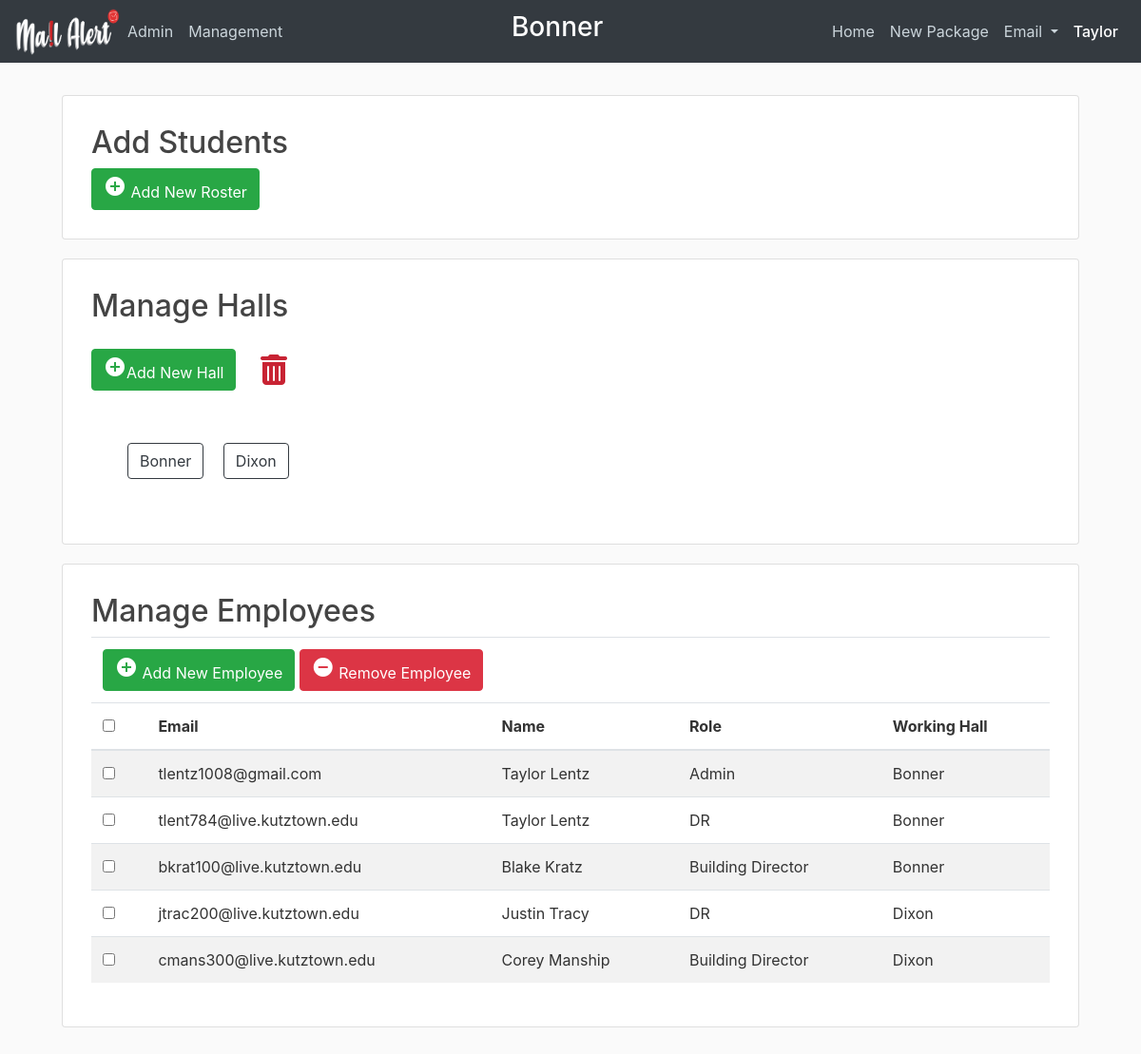
Before: /management (signed in) with the older database file.
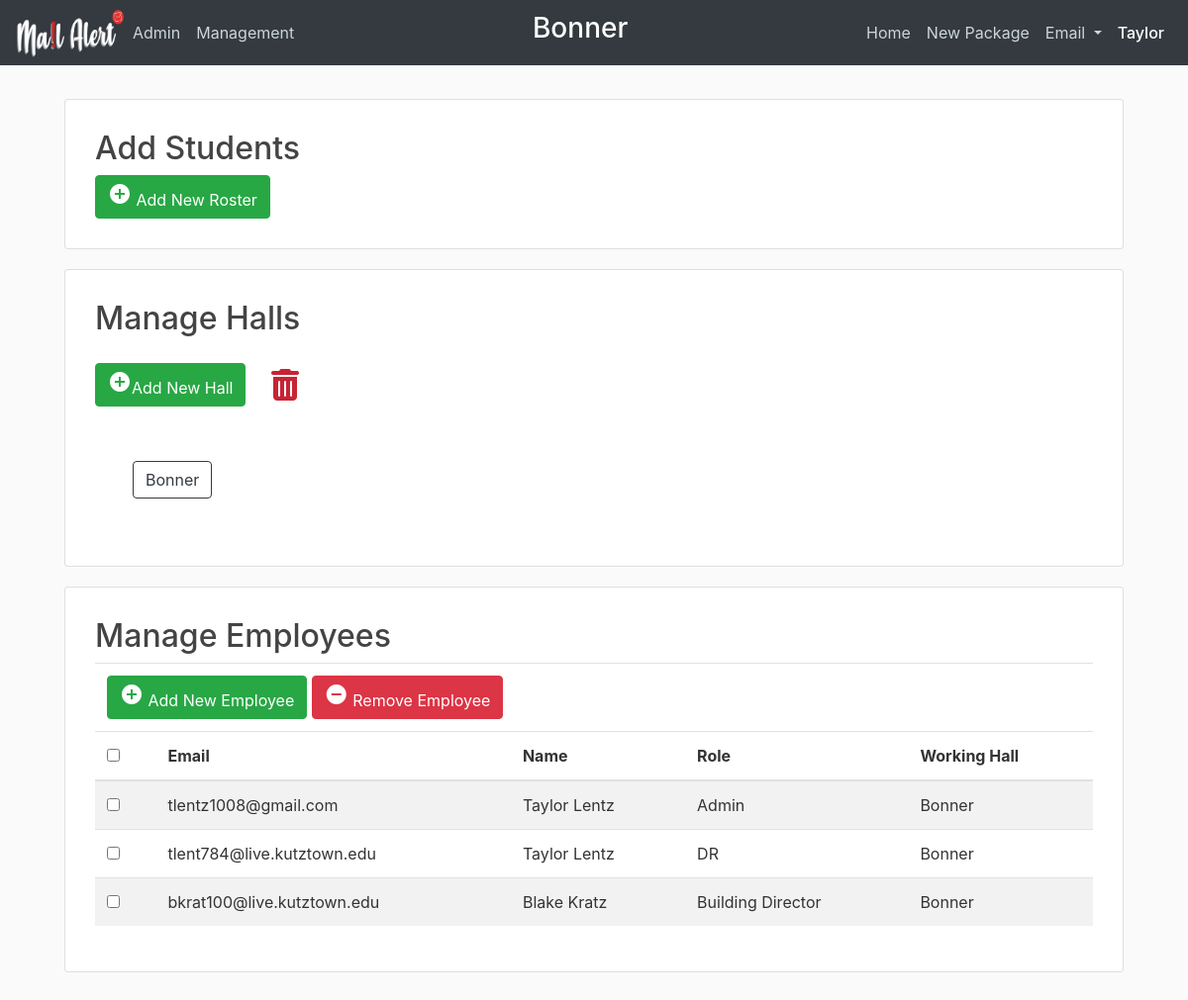
After: the same page with the newer database file.
### mailalert/models.py (models this page shows, shortened)
class Hall(db.Model):
    id = db.Column(db.Integer, primary_key=True)
    name = db.Column(db.String(100), unique=True, nullable=False)
    students = db.relationship('Student', backref='hall')
    employees = db.relationship('Employee', backref='hall')
    packages = db.relationship('Package', backref='hall')

class Employee(db.Model, UserMixin):
    id = db.Column(db.Integer, primary_key=True)
    hired_date = db.Column(db.DateTime, nullable=False, default=datetime.now)
    end_date = db.Column(db.DateTime)
    active = db.Column(db.Boolean, default=True)
    reset_password = db.Column(db.Boolean, default=True)
    email = db.Column(db.String(120), unique=True, nullable=False)
    first_name = db.Column(db.String(100), nullable=False)
    last_name = db.Column(db.String(100), nullable=False)
    password = db.Column(db.String(60), nullable=False)
    access = db.Column(db.String, nullable=False, default="DR")
    hall_id = db.Column(db.Integer, db.ForeignKey('hall.id'))
    logins = db.relationship('Login', backref='employee')
    sent_mail = db.relationship('SentMail', backref='employee')
    inputted_packages = db.relationship(
        'Package', foreign_keys='[Package.employee_input_id]', backref='inputted')
    removed_packages = db.relationship(
        'Package', foreign_keys='[Package.employee_remove_id]', backref='removed')
    def is_admin(self):
        return self.access == 'Admin'
    def allowed(self, access_level):
        return ACCESS[self.access] >= ACCESS[access_level]

### mailalert/employees/routes.py (the view, shortened to what this page needs)
@employees.route("/management", methods=['GET', 'POST'])
@login_required
@requires_access_level('Building Director')
def management():
    form = ManagementForm()
    new_hall_form = NewHallForm()
    hall_list = Hall.query.all()
    hall_list = [(hall.id, hall.name) for hall in hall_list]
    form.hall.choices = hall_list
    employees = Employee.query.filter(Employee.active == True).all()
    halls = Hall.query.all()
    return render_template('management.html', title='Management', form=form, employees=employees, halls=halls, new_hall_form=new_hall_form)

### mailalert/employees/forms.py
class ManagementForm(FlaskForm):
    email = StringField('Email ', validators=[DataRequired(), Email()])
    firstName = StringField('First Name', validators=[DataRequired()])
    lastName = StringField('Last Name', validators=[DataRequired()])
    role = SelectField('Role', choices=[
                       ('Admin', 'Admin'), ('Building Director', 'Building Director'), ('DR', 'DR')])
    hall = SelectField('Working Hall', coerce=int, validators=[DataRequired()])
    submit = SubmitField('Submit')

class NewHallForm(FlaskForm):
    hall = StringField('Hall', validators=[DataRequired()])
    submit = SubmitField('Submit')

### mailalert/main/utils.py (called while the page is built)
def requires_access_level(access_level):
    def decorator(f):
        @wraps(f)
        def decorated_function(*args, **kwargs):
            if not current_user.allowed(access_level):
                return render_template('errors/403.html')
            return f(*args, **kwargs)
        return decorated_function
    return decorator

### mailalert/models.py (called while the page is built)
@login_manager.user_loader
def load_user(id):
    return Employee.query.get(int(id))

### mailalert/templates/management.html (shortened to what this page needs)
{% extends "layout_with_navbar.html" %}
{%block content %}
<head>
</head>
<body>
    <div class="card management">
		<h2>Add Students</h2>
		<div>
			<a href="#uploadModal" class="btn btn-success" data-toggle="modal"><i
				class="material-icons">&#xE147;</i> <span>Add New Roster</span>
			</a>
		</div>
	</div>
	<div class="card management">
		<form>
			<h2>Manage Halls</h2>
			<a href="#addHallModal" class="btn btn-success" data-toggle="modal">
				<i class="material-icons">&#xE147;</i><span>Add New Hall</span>
			</a>
			<div class="btn edit mt-3 trash" name="deleteHall">
				<i class="fas fa-trash-alt fa-2x"></i>
			</div>
			<div class="halls">
				<div id="hallList">
				{% for hall in halls %}
					<p class="btn btn-outline-dark" id="{{ hall.id }}">{{ hall.name }}</p>
				{% endfor %}
				</div>
			</div>
		</form>
	</div>
	<div class="card management">
		<form action="{{ url_for('employees.delete_employee') }}" method="POST">
			<h2>Manage Employees</h2>
			<table class="table table-striped table-hover">
				<thead>
					<tr>
						<div class="btn-toolbar float-right">
							<td colspan="7">
								<a href="#addEmployeeModal" class="btn btn-success" data-toggle="modal"><i
										class="material-icons">&#xE147;</i> <span>Add New Employee</span></a>
								<a href="#deleteEmployeeModal" class="btn btn-danger" data-toggle="modal"><i
										class="material-icons">&#xE15C;</i> <span>Remove Employee</span></a>
							</td>
						</div>
					</tr>
					<tr>
						<th>
							<span class="custom-checkbox">
								<input type="checkbox" id="selectAll" />
							</span>
						</th>
						<th>Email</th>
						<th>Name</th>
						<th>Role</th>
						<th>Working Hall</th>
					</tr>
				</thead>
				{% for employee in employees %}
					<tr>
						<td>
							<span class="custom-checkbox">
								<input type="checkbox" name="del_employees" value="{{ employee.id }}" />
							</span>
						</td>
						<td>{{ employee.email }}</td>
						<td>{{ employee.first_name }} {{ employee.last_name }}</td>
						<td>{{ employee.access }}</td>
						<td>{{ employee.hall.name }}</td>
					</tr>
				{% endfor %}
			</table>
		</form>
	</div>
</body>
{% endblock %}

### mailalert/templates/layout_with_navbar.html (shortened to what this page needs)
<!DOCTYPE html>
<html>
<head>
  <link rel="stylesheet" href="https://maxcdn.bootstrapcdn.com/bootstrap/4.0.0/css/bootstrap.min.css"
>
  <link rel="stylesheet" type="text/css" href="{{ url_for('static', filename='main.css') }}">
  <link rel="stylesheet" href="https://maxcdn.bootstrapcdn.com/font-awesome/4.7.0/css/font-awesome.min.css">
</head>
<body>
  <header class="site-header">
    <nav class="navbar navbar-expand-lg navbar-dark bg-dark fixed-top">
	  <a href="/"><img src= {{ url_for('static', filename = '../static/logo.png') }} alt="Mail Alert" border="0" width="110px" height="50px"></a>
      <div class="collapse navbar-collapse" id="navbarNavDropdown">
        <ul class="navbar-nav">
          {% if current_user.is_authenticated %}
            {% if current_user.is_admin() %}
              <li class="nav-item">
                <a class="nav-link" href="{{ url_for('admin.index') }}">Admin<span class="sr-only">(current)</span></a>
              </li>
            {% endif %}
            {% if current_user.allowed('Building Director') %}
              <li class="nav-item">
                <a class="nav-link" href="{{ url_for('employees.management') }}">Management<span class="sr-only">(current)</span></a>
              </li>
            {% endif %}
          {% endif %}
        </ul>
        <ul class="navbar-nav ml-auto">
          <li class="nav-item">
            <h3 class="working-hall">{{current_user.hall.name}}</h3>
          </li>
        </ul>
        <ul class="navbar-nav ml-auto">
          <li class="nav-item">
            <a class="nav-link" href="/">Home <span class="sr-only">(current)</span></a>
          </li>
          <li class="nav-item">
            <a class="nav-link" href="{{ url_for('packages.newPackage') }}">New Package<span class="sr-only">(current)</span></a>
          </li>
          <li class="nav-item dropdown">
            <a class="nav-link dropdown-toggle" href="#" id="navbarDropdownMenuLink" data-toggle="dropdown"
              aria-haspopup="true" aria-expanded="false">
              Email
            </a>
          </li>
          <li class="nav-item dropdown">
            <a class="nav-link active" href="#" id="currentUserDropDown" data-toggle="dropdown"
              aria-haspopup="true" aria-expanded="false">
              {{ current_user.first_name }}
            </a>
          </li>
        </ul>
      </div>
    </nav>
  </header>
  <main role="main" class="container">
    <div class="row">
      <div class="col-md-12">
        {% block content %}{% endblock %}
      </div>
    </div>
  </main>
</body>
</html>

### mailalert/static/main.css (style rules this page uses)
body { background: #fafafa; color: #333333; margin-top: 5rem; }
h1, h2, h3, h4, h5, h6 { color: #444444; }
.site-header .navbar-nav .nav-link { color: #cbd5db; }
.site-header .navbar-nav .nav-link.active { font-weight: 500; }
.working-hall { color: white; }
.card.management { margin: 20px; padding: 30px; }
.halls { padding: 30px; }
.halls p { margin: 8px; }
.trash { color: #c82333; padding-bottom: 20px; padding-left: 20px; }

Changed rows visible on the page:
removed Hall: name "Dixon"
removed Employee: email "jtrac200@live.kutztown.edu", first_name "Justin", last_name "Tracy", access "DR", hall.name "Dixon"
removed Employee: email "cmans300@live.kutztown.edu", first_name "Corey", last_name "Manship", access "Building Director", hall.name "Dixon"
